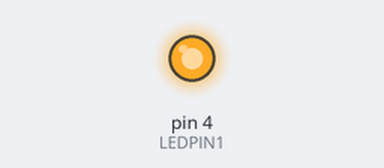
This sketch was run on a simulated Arduino Uno, built with avr-gcc and run on an emulated ATmega328P. Parts: output pins drawn as LEDs (lit = HIGH).

Above: at 0.1 s.
Timing chart, 0 to 1.6 s (numbered marks = the images above):
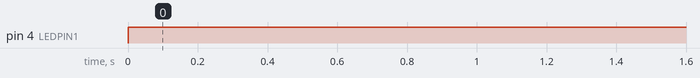

Measured:
- by itself, pin 4 (LEDPIN1): LOW → HIGH at 0.00 s

The sketch:

arduino1.ino
```cpp
int LEDPIN1 = 4;
int LEDPIN2 = 5;

void setup() {
  // put your setup code here, to run once:
  pinMode(LEDPIN1, LEDPIN2);

}

void loop() {
  // put your main code here, to run repeatedly:
  digitalWrite(LEDPIN1, HIGH);
  delay(20);
  digitalWrite(LEDPIN2, HIGH);
  delay(20);
}
```
